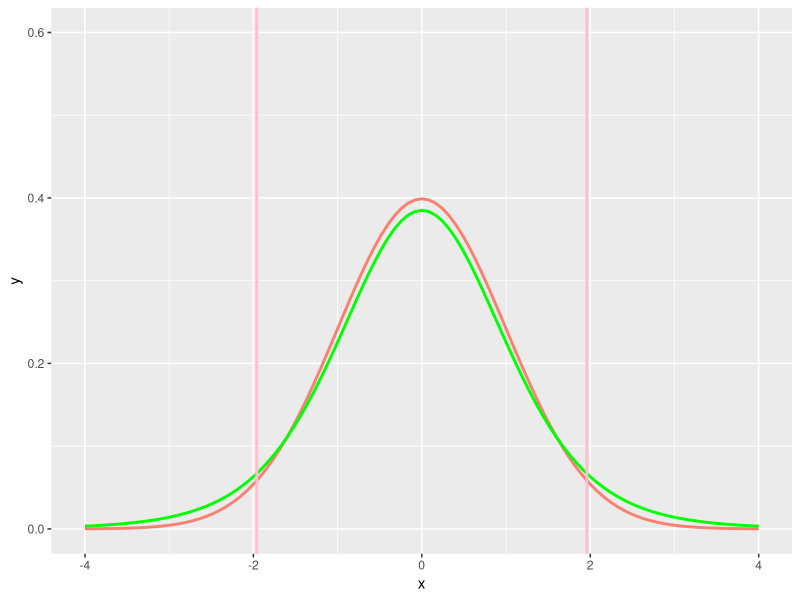

Here is the R script that generated this plot:
library(ggplot2)

g <- ggplot(data = data.frame(x = 0), mapping = aes(x = x))
g <- g + stat_function(fun = function(x) dnorm(x, mean = 0, sd = 1), colour="salmon", size=1)
g <- g + stat_function(fun = function(x) dt(x, df=7), colour="green", size=1)
g <- g + geom_vline(xintercept = 0.0 + 1.96, colour="pink", size=1)
g <- g + geom_vline(xintercept = 0.0 - 1.96, colour="pink", size=1)
g <- g + xlim(-4, 4) + ylim(0.0, 0.6)
print(g)

pnorm(-1.96, lower.tail=FALSE) - pnorm(1.96, lower.tail=FALSE)
